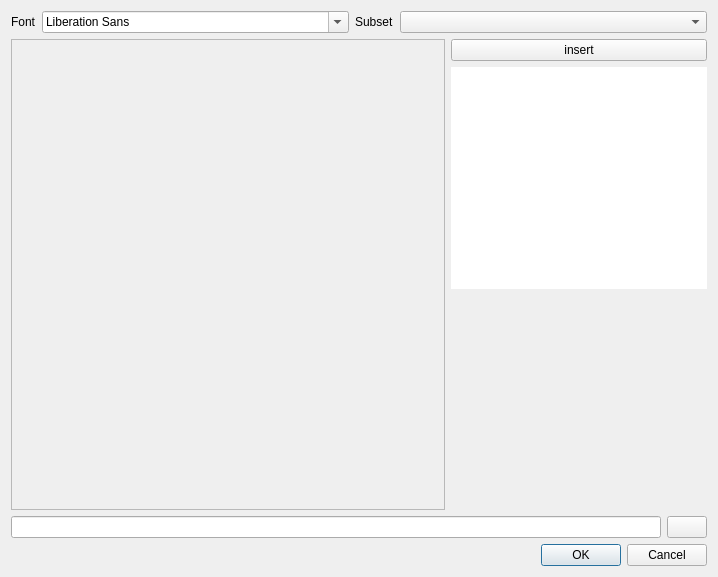
<?xml version="1.0" encoding="UTF-8"?>
<ui version="4.0">
 <class>TextEditDialog</class>
 <widget class="QDialog" name="TextEditDialog">
  <property name="geometry">
   <rect>
    <x>0</x>
    <y>0</y>
    <width>718</width>
    <height>577</height>
   </rect>
  </property>
  <property name="windowTitle">
   <string>Dialog</string>
  </property>
  <layout class="QVBoxLayout" name="verticalLayout_2">
   <item>
    <layout class="QHBoxLayout" name="horizontalLayout_3">
     <item>
      <widget class="QLabel" name="fontLabel">
       <property name="sizePolicy">
        <sizepolicy hsizetype="Minimum" vsizetype="Preferred">
         <horstretch>0</horstretch>
         <verstretch>0</verstretch>
        </sizepolicy>
       </property>
       <property name="text">
        <string>Font</string>
       </property>
      </widget>
     </item>
     <item>
      <widget class="QFontComboBox" name="fontComboBox">
       <property name="sizePolicy">
        <sizepolicy hsizetype="Expanding" vsizetype="Fixed">
         <horstretch>0</horstretch>
         <verstretch>0</verstretch>
        </sizepolicy>
       </property>
      </widget>
     </item>
     <item>
      <widget class="QLabel" name="label_2">
       <property name="sizePolicy">
        <sizepolicy hsizetype="Minimum" vsizetype="Preferred">
         <horstretch>0</horstretch>
         <verstretch>0</verstretch>
        </sizepolicy>
       </property>
       <property name="text">
        <string>Subset</string>
       </property>
      </widget>
     </item>
     <item>
      <widget class="QComboBox" name="subsetComboBox">
       <property name="sizePolicy">
        <sizepolicy hsizetype="Expanding" vsizetype="Fixed">
         <horstretch>0</horstretch>
         <verstretch>0</verstretch>
        </sizepolicy>
       </property>
      </widget>
     </item>
    </layout>
   </item>
   <item>
    <layout class="QHBoxLayout" name="horizontalLayout_2">
     <item>
      <widget class="QScrollArea" name="scrollArea">
       <property name="widgetResizable">
        <bool>true</bool>
       </property>
       <widget class="QWidget" name="scrollAreaWidgetContents">
        <property name="geometry">
         <rect>
          <x>0</x>
          <y>0</y>
          <width>432</width>
          <height>452</height>
         </rect>
        </property>
        <layout class="QVBoxLayout" name="verticalLayout_3"/>
       </widget>
      </widget>
     </item>
     <item>
      <layout class="QVBoxLayout" name="insertButtonVerticalLayout">
       <item>
        <widget class="QPushButton" name="insertPushButton">
         <property name="text">
          <string>insert</string>
         </property>
        </widget>
       </item>
       <item>
        <widget class="QTextBrowser" name="charachterTextBrowser">
         <property name="sizePolicy">
          <sizepolicy hsizetype="Minimum" vsizetype="Expanding">
           <horstretch>0</horstretch>
           <verstretch>0</verstretch>
          </sizepolicy>
         </property>
         <property name="autoFillBackground">
          <bool>false</bool>
         </property>
         <property name="frameShape">
          <enum>QFrame::NoFrame</enum>
         </property>
         <property name="frameShadow">
          <enum>QFrame::Plain</enum>
         </property>
        </widget>
       </item>
       <item>
        <spacer name="verticalSpacer">
         <property name="orientation">
          <enum>Qt::Vertical</enum>
         </property>
         <property name="sizeHint" stdset="0">
          <size>
           <width>20</width>
           <height>40</height>
          </size>
         </property>
        </spacer>
       </item>
      </layout>
     </item>
    </layout>
   </item>
   <item>
    <layout class="QHBoxLayout" name="horizontalLayout">
     <item>
      <widget class="QLineEdit" name="textLineEdit"/>
     </item>
     <item>
      <widget class="QPushButton" name="pushButton">
       <property name="text">
        <string/>
       </property>
       <property name="icon">
        <iconset resource="../JaG.qrc">
         <normaloff>:/clearLine</normaloff>:/clearLine</iconset>
       </property>
      </widget>
     </item>
    </layout>
   </item>
   <item>
    <widget class="QDialogButtonBox" name="buttonBox">
     <property name="orientation">
      <enum>Qt::Horizontal</enum>
     </property>
     <property name="standardButtons">
      <set>QDialogButtonBox::Cancel|QDialogButtonBox::Ok</set>
     </property>
    </widget>
   </item>
  </layout>
 </widget>
 <resources>
  <include location="../JaG.qrc"/>
 </resources>
 <connections>
  <connection>
   <sender>buttonBox</sender>
   <signal>accepted()</signal>
   <receiver>TextEditDialog</receiver>
   <slot>accept()</slot>
   <hints>
    <hint type="sourcelabel">
     <x>248</x>
     <y>254</y>
    </hint>
    <hint type="destinationlabel">
     <x>157</x>
     <y>274</y>
    </hint>
   </hints>
  </connection>
  <connection>
   <sender>buttonBox</sender>
   <signal>rejected()</signal>
   <receiver>TextEditDialog</receiver>
   <slot>reject()</slot>
   <hints>
    <hint type="sourcelabel">
     <x>316</x>
     <y>260</y>
    </hint>
    <hint type="destinationlabel">
     <x>286</x>
     <y>274</y>
    </hint>
   </hints>
  </connection>
 </connections>
</ui>
